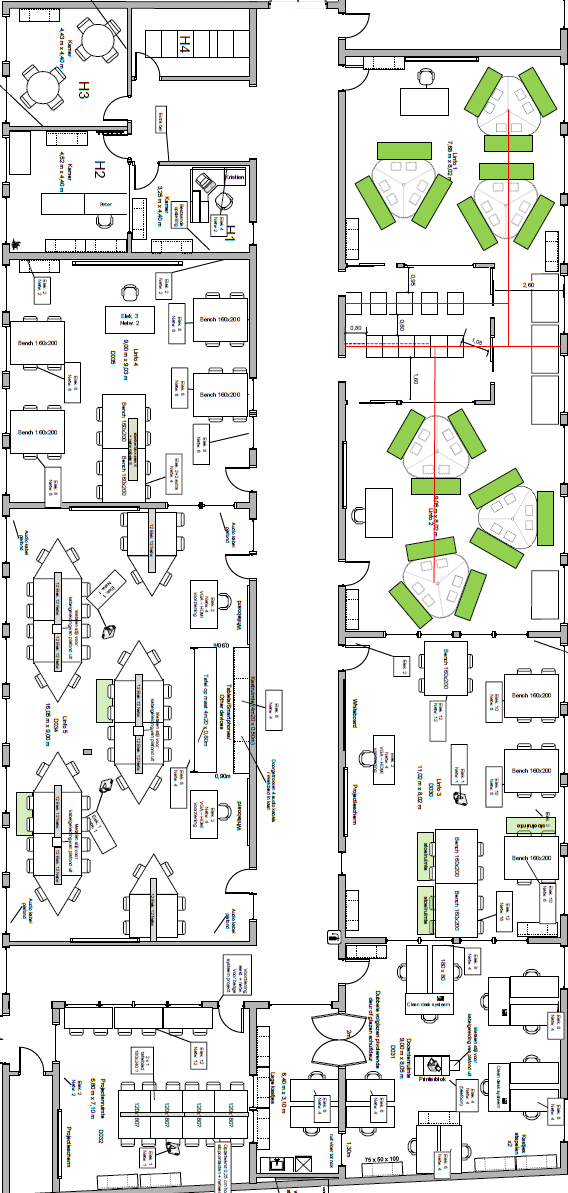
#> input picture images/ikdoeict.png, 568 x 1193 px
$ jupyter execute --allow-errors project.ipynb
#> lines starting #> are read from the running program, lines starting #| are printed output that depends on the picture
# PROJECT DATA SCIENCE
#### Melanie Hoek 2ICT2


De data gebruikt voor dit project bevat metingen van de Wifi signaal verzwakking op verschillende posities in de ICT-gang op Odisee. Aan de hand van deze data wordt het heel data mining proces doorlopen om meerdere modellen op te bouwen. Het doel van deze modellen is om de positie te voorspellen aan de hand van Wifi en een smartphone.

In dit **Supervised** machine learning probleem worden er 3 waardes voorspeld:
1. De kamer
2. De absolute x positie tot over de linker boven hoek
3. De absolute y positie tot over de linker boven hoek

De voorspelling van de kamer is een **multiclass classificatie** probleem, aangezien er een label moet voorspeld worden uit een mogelijke lijst van meerdere antwoorden.
De voorspelling van de x en y positie is een **regressie** probleem, waarbij een continue waarden (een cijfer) voorspeld moet worden.

## Data inlezen en opkuisen

De eerste stap van het proces is de data inlezen en opkuisen. Het doel is om 1 groot Pandas Dataframe op te bouwen met al de data er in.

### Data opkuisen

De data wordt uit het bestand gelezen en direct in een dataframe gestoken. We bekomen een dataframe met 4 kolommen. De data in de kolommen bevat telkens nog de kolom titel, deze zal er in de volgende stap uit gefilterd worden.

[cell 1]
import pandas as pd
from IPython.display import display
import numpy as np

#> (the rest of this cell did not finish here and is left out)

Om de data op te kuisen wordt eerst de kolom naam uit de data gehaald.

De Location kolom bevat momenteel al de targets van dit onderzoek, we gaan deze targets elk in hun eigen kolom zetten door de Location kolom op de splitsen. De X_loc en Y_loc kolommen krijgen dan het datatype float.

#> (a cell that did not finish here is left out)

### Absolute X en Y coördinaten

Momenteel bevat de data de x en y coördinaten van een meting in een specifiek lokaal. Om een beteren voorspelling te kunnen maken gaan we deze coördinaten om zetten naar de absolute coördinaten in de ICT-gang.
Hiervoor wordt er een dataframe opgesteld dat voor elk lokaal in de ICT gang de lengte (y), breedte (x) en de relatieve x en y coördinaten weer geeft. Deze waardes komen uit de grond plannen van de ICT-gang.

[cell 3]
rooms = [{'name':'K.VanAssche', 'y':4.43, 'x':4.40, 'rel_x':0, 'rel_y':0},
    {'name':'lab1', 'y':7.68, 'x':8.02, 'rel_x':12.18, 'rel_y':2.25},
    {'name':'lab2', 'y':9.05, 'x':8.02, 'rel_x':12.18, 'rel_y':13.93},
    {'name':'lab3', 'y':11.02, 'x':8.02, 'rel_x':12.18, 'rel_y':22.98},
    {'name':'lab4', 'y':8.025, 'x':9, 'rel_x':0, 'rel_y':25.975},
    {'name':'lab5', 'y':8.025, 'x':9, 'rel_x':0, 'rel_y':17.95},
    {'name':'lab6', 'y':9, 'x':9.03, 'rel_x':0, 'rel_y':8.95},
    {'name':'P.Demeester', 'y':4.52, 'x':4.40, 'rel_x':0, 'rel_y':4.43},
    {'name':'projectlokaal', 'y':6.08, 'x':7.1, 'rel_x':1.9, 'rel_y':36},
    {'name':'D036', 'y':3.25, 'x':4.4, 'rel_x':4.4, 'rel_y':5.7},
    {'name':'Datacenter', 'y':3, 'x':4.6, 'rel_x':4.4, 'rel_y':0},
    {'name':'docenten', 'y':9, 'x':8.05, 'rel_x':12.18, 'rel_y':34},
    {'name':'gang', 'y':36 , 'x':3.18, 'rel_x':9, 'rel_y':0}]

dfRooms = pd.DataFrame(rooms)
dfRooms.set_index('name', inplace=True)

display(dfRooms)

De methodes ***calc_abs_x*** en ***calc_abs_y*** berekenen de absolute x en y coördinaten van elke meting aan de hand van de kamer waarin de meting plaats nam en de relatieve x en y coördinaten van die meting.

Deze twee methodes worden toegepast op elke meting en er wordt een kolom toegevoegd aan het dataframe voor beide waardes.

[cell 4]
def calc_abs_x (row):
    return dfRooms.loc[row['Room']]['x'] * row['X_loc'] + dfRooms.loc[row['Room']]['rel_x']

def calc_abs_y (row):
    return dfRooms.loc[row['Room']]['y'] * row['Y_loc'] + dfRooms.loc[row['Room']]['rel_y']

#> (the rest of this cell did not finish here and is left out)

### WifiInfo

De **WifiInfo** kolom wordt opgesplitst in al de verschillende signalen.
Hiervan wordt het SSID (de naam) weg gelaten en dan een kolom gemaakt voor elk uniek BSSID (MAC adders van het acces punt).

#> (a cell that did not finish here is left out)

### Omgaan met NaN's

Er zijn momenteel veel NaN's in de tabel. Dit is omdat niet elk acces punt bereikbaar is op elke meting. Hieronder is een weergaven van het percentage van NaN's in de 20 kolommen met het meeste NaN's.

#> (a cell that did not finish here is left out)

Er zijn verschillende manieren om met NaN's om te gaan in een onderzoek.

Eén manier is om al de rijen die NaN's bevatten uit de dataset te halen. Aangezien elke rij wel een NaN bevat is dit geen goed idee voor dit onderzoek.
Een alternatief is het gemiddelde nemen van elke kolom en deze waarden te gebruiken in de plaats van de NaN's, dit is zeker geen goed idee voor dit onderzoek aangezien het de data compleet zou veranderen.

De oplossing waarvoor ik gekozen heb, is om all de NaN's te veranderen door -110, deze verzwakking waarden betekend dat er geen signaal van dat netwerk te vinden is op dat punt.

#> (a cell that did not finish here is left out)

### Het dataframe

#> (a cell that did not finish here is left out)

## Data analyseren en in beeld brengen

In de tweede stap analyseren we de eigenschappen van de data.

### Eigenschappen van de kolomen

De onderliggende tabel toont de eigenschappen van de data in elke kolom.

Hierin kunnen we zien dat de absolute x coördinaten tussen 0 en 20 liggen en de absolute y coördinaten tussen 0 en 42.
De 50% waardes liggen ongeveer in de helft van de minimum en maximum waarde voor de absolute x en y coördinaten, dit is goed want het toont aan dat de metingen goed verspreid liggen over de gang.

#> (a cell that did not finish here is left out)

Hieronder wordt gekeken naar het aantal metingen in elke kamer. Het is belangrijk dat er in elke kamer genoeg metingen zijn om een goed model te bekomen.

[cell 10]
import matplotlib.pyplot as plt

#> (the rest of this cell did not finish here and is left out)

Het MAC adres van het toestel waarop de metingen gedaan worden wordt ook mee gegeven in de data. Het toestel kan mogelijk een invloed hebben op de verzwakking dat gemeten wordt. Momenteel zijn er maar 2 toestellen in onze dataset.

#> (a cell that did not finish here is left out)

### Visualisatie van de metingen

De scatterplot toont visueel de positie en de kamer aan van elke metingen.

[cell 12]
import matplotlib.pyplot as plt
from scipy.ndimage import rotate

img = plt.imread("images/ikdoeict.png")
#> img is the input picture: shape (1193, 568, 4) float32; mean R, G, B, A 0.9, 0.905, 0.893, 1
rot = rotate(img, 180, reshape=False)
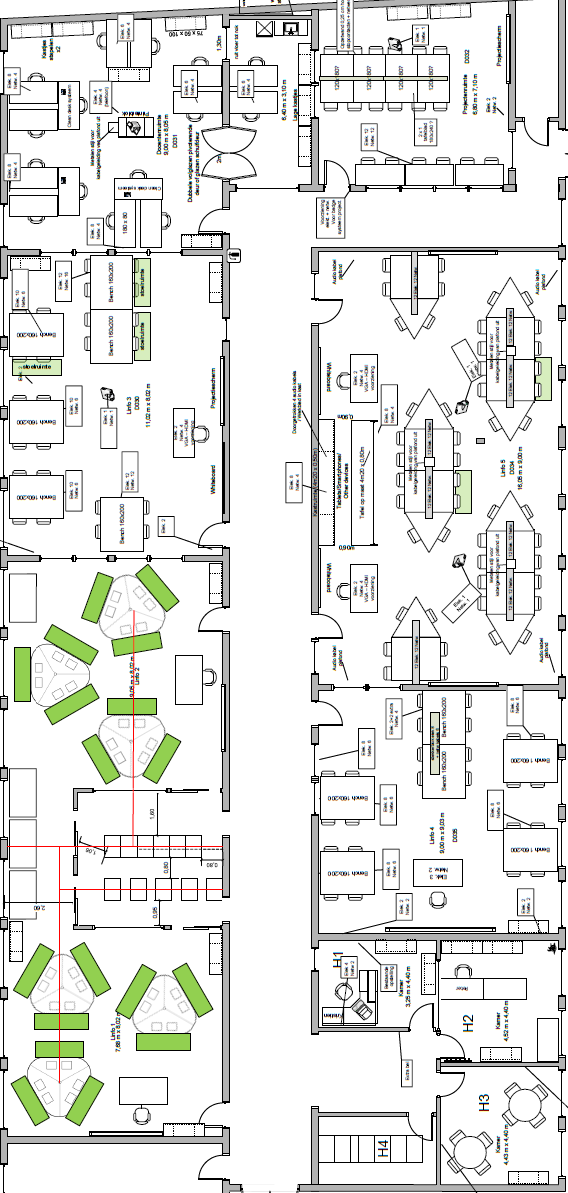
#> rot: shape (1193, 568, 4) float32; mean R, G, B, A 0.9, 0.905, 0.893, 1; drawn with min black and max white
flip = np.fliplr(rot);
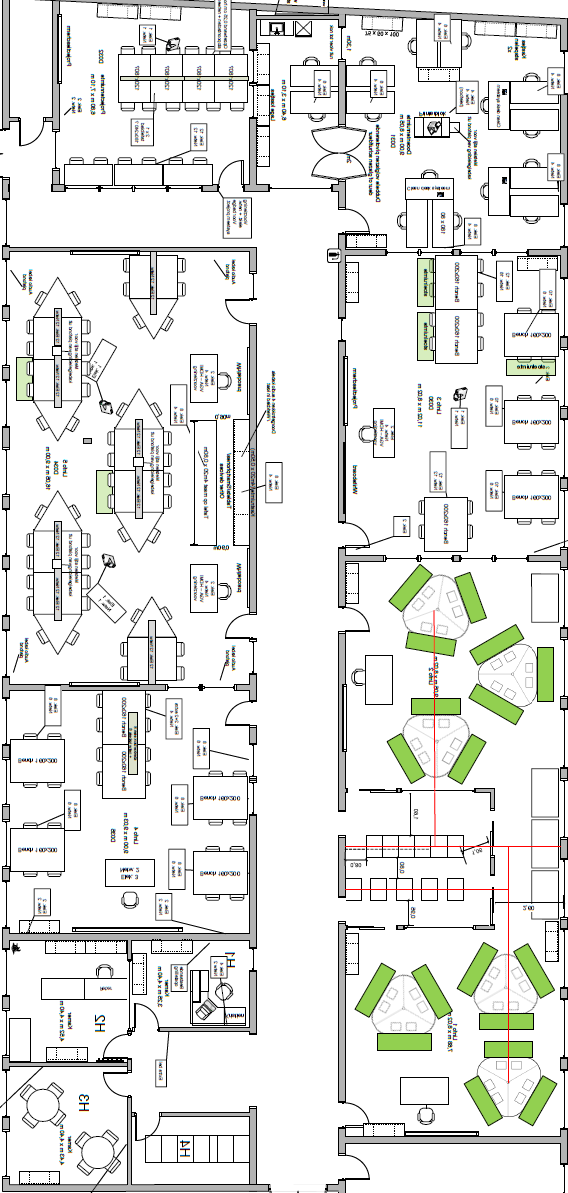
#> flip: shape (1193, 568, 4) float32; mean R, G, B, A 0.9, 0.905, 0.893, 1; drawn with min black and max white

#> (the rest of this cell did not finish here and is left out)
